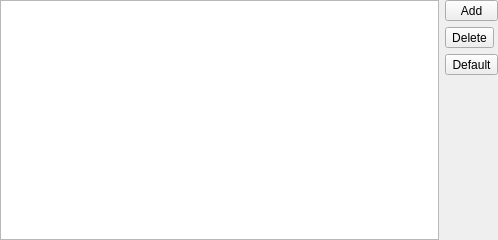
<ui version="4.0" >
 <class>XinxListWidget</class>
 <widget class="QWidget" name="XinxListWidget" >
  <property name="geometry" >
   <rect>
    <x>0</x>
    <y>0</y>
    <width>498</width>
    <height>240</height>
   </rect>
  </property>
  <property name="windowTitle" >
   <string/>
  </property>
  <layout class="QHBoxLayout" >
   <property name="leftMargin" >
    <number>0</number>
   </property>
   <property name="topMargin" >
    <number>0</number>
   </property>
   <property name="rightMargin" >
    <number>0</number>
   </property>
   <property name="bottomMargin" >
    <number>0</number>
   </property>
   <item>
    <widget class="QListWidget" name="m_list" />
   </item>
   <item>
    <layout class="QVBoxLayout" >
     <property name="spacing" >
      <number>6</number>
     </property>
     <property name="leftMargin" >
      <number>0</number>
     </property>
     <property name="topMargin" >
      <number>0</number>
     </property>
     <property name="rightMargin" >
      <number>0</number>
     </property>
     <property name="bottomMargin" >
      <number>0</number>
     </property>
     <item>
      <widget class="QToolButton" name="m_btnAdd" >
       <property name="sizePolicy" >
        <sizepolicy vsizetype="Fixed" hsizetype="Preferred" >
         <horstretch>0</horstretch>
         <verstretch>0</verstretch>
        </sizepolicy>
       </property>
       <property name="text" >
        <string>Add</string>
       </property>
       <property name="icon" >
        <iconset resource="../application.qrc" >:/images/add.png</iconset>
       </property>
      </widget>
     </item>
     <item>
      <widget class="QToolButton" name="m_btnDel" >
       <property name="text" >
        <string>Delete</string>
       </property>
       <property name="icon" >
        <iconset resource="../application.qrc" >:/images/remove.png</iconset>
       </property>
      </widget>
     </item>
     <item>
      <widget class="QToolButton" name="m_btnDef" >
       <property name="text" >
        <string>Default</string>
       </property>
       <property name="icon" >
        <iconset resource="../application.qrc" >:/images/checkbox.png</iconset>
       </property>
      </widget>
     </item>
     <item>
      <spacer>
       <property name="orientation" >
        <enum>Qt::Vertical</enum>
       </property>
       <property name="sizeHint" >
        <size>
         <width>20</width>
         <height>40</height>
        </size>
       </property>
      </spacer>
     </item>
    </layout>
   </item>
  </layout>
 </widget>
 <tabstops>
  <tabstop>m_list</tabstop>
  <tabstop>m_btnAdd</tabstop>
  <tabstop>m_btnDel</tabstop>
  <tabstop>m_btnDef</tabstop>
 </tabstops>
 <resources>
  <include location="../application.qrc" />
 </resources>
 <connections/>
</ui>
